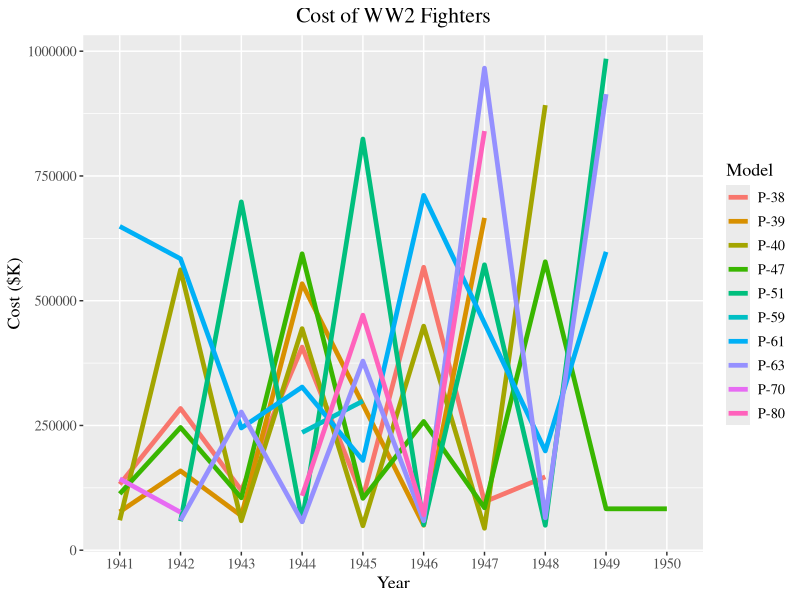
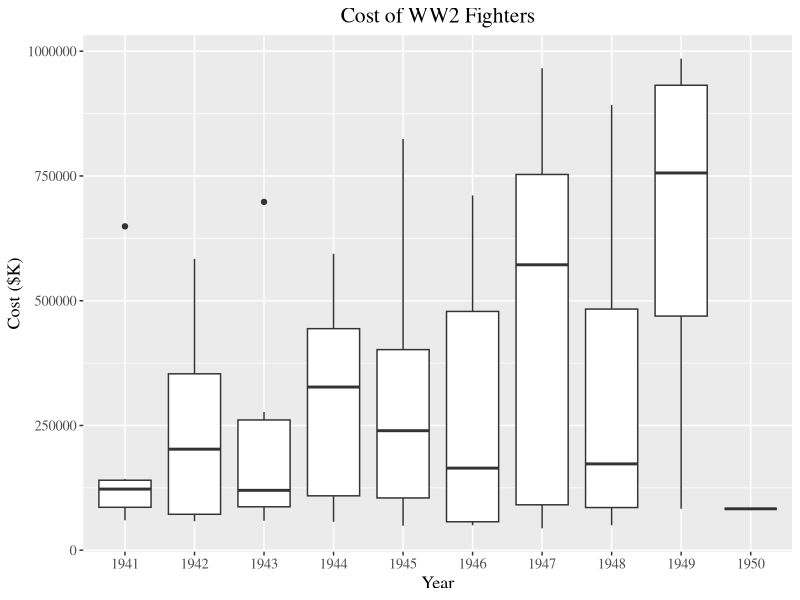

R code for these plots, in order:
## ---- chunk 1
knitr::opts_chunk$set(echo = TRUE)
library(kableExtra)
library(tidyverse)
library(zoo)
## ---- chunk 2
header <- c("Type","Model",1941:1951)
ww2_data <- read_csv("RawCost.csv", col_names = header,skip = 1,na = c("","-"))


## ---- chunk 3
ww2_data %>% 
  kable() %>% 
  kable_styling() %>%
  scroll_box(width = "300")
## ---- chunk 4


ww2_cl <- ww2_data %>% 
      gather("Year","Price",3:13) %>% 
      fill(Type,.direction = "down") %>% 
      filter(Model != "N/A")

## ---- chunk 5
ww2_cl %>% 
  kable() %>% 
  kable_styling() %>%
  scroll_box(width = "100%",height = "320px")
## ---- chunk 6
planes_cost <- ww2_cl %>% 
filter(.$Type == "Fighters" & !is.na(.$Price) )

planes_cost  %>% 
  kable() %>% 
  kable_styling() %>%
  scroll_box(width = "100%",height = "320px")
## ---- chunk 7

   ggplot(data = planes_cost,aes(x = Year, y = as.numeric(Price)*1000,group = Model, color = Model))+geom_line(stat = "identity",size=1.6)+theme_get()+theme(plot.title = element_text(hjust = 0.5),text=element_text(size=13, family="Times"))+ggtitle("Cost of WW2 Fighters")+ylab("Cost ($K)")+xlab("Year")


## ---- chunk 8
planes_cost$Price %>% as.numeric() %>% summary()*1000

## ---- chunk 9
   ggplot(data = planes_cost,aes(x = Year, y = as.numeric(Price)*1000))+geom_boxplot()+theme_get()+theme(plot.title = element_text(hjust = 0.5),text=element_text(size=13, family="Times"))+ggtitle("Cost of WW2 Fighters")+ylab("Cost ($K)")+xlab("Year")
